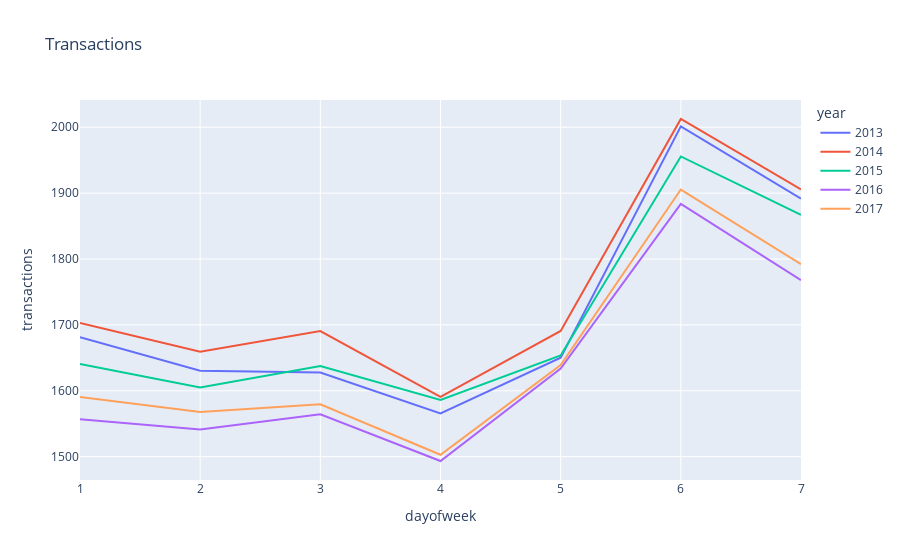

Notebook source saved alongside this figure:
### Code cell
df = transactions.copy()
df["year"] = df.date.dt.year
df["dayofweek"] = df.date.dt.dayofweek+1
df = df.groupby(["year", "dayofweek"]).transactions.mean().reset_index()
px.line(df, x="dayofweek", y="transactions" , color = "year", title = "Transactions")

### Figure 1 — Plotly figure (JSON) as saved in the notebook; plotly's stock layout.template omitted (floating-point values rounded to 4 significant figures)
{"data": [{"hovertemplate": "year=2013<br>dayofweek=%{x}<br>transactions=%{y}<extra></extra>", "legendgroup": "2013", "line": {"color": "#636efa", "dash": "solid"}, "marker": {"symbol": "circle"}, "mode": "lines", "name": "2013", "orientation": "v", "showlegend": true, "type": "scatter", "x": [1, 2, 3, 4, 5, 6, 7], "xaxis": "x", "y": [1681.0, 1630.0, 1628.0, 1566.0, 1650.0, 2001.0, 1892.0], "yaxis": "y"}, {"hovertemplate": "year=2014<br>dayofweek=%{x}<br>transactions=%{y}<extra></extra>", "legendgroup": "2014", "line": {"color": "#EF553B", "dash": "solid"}, "marker": {"symbol": "circle"}, "mode": "lines", "name": "2014", "orientation": "v", "showlegend": true, "type": "scatter", "x": [1, 2, 3, 4, 5, 6, 7], "xaxis": "x", "y": [1703.0, 1659.0, 1691.0, 1591.0, 1691.0, 2012.0, 1906.0], "yaxis": "y"}, {"hovertemplate": "year=2015<br>dayofweek=%{x}<br>transactions=%{y}<extra></extra>", "legendgroup": "2015", "line": {"color": "#00cc96", "dash": "solid"}, "marker": {"symbol": "circle"}, "mode": "lines", "name": "2015", "orientation": "v", "showlegend": true, "type": "scatter", "x": [1, 2, 3, 4, 5, 6, 7], "xaxis": "x", "y": [1641.0, 1605.0, 1638.0, 1586.0, 1654.0, 1956.0, 1867.0], "yaxis": "y"}, {"hovertemplate": "year=2016<br>dayofweek=%{x}<br>transactions=%{y}<extra></extra>", "legendgroup": "2016", "line": {"color": "#ab63fa", "dash": "solid"}, "marker": {"symbol": "circle"}, "mode": "lines", "name": "2016", "orientation": "v", "showlegend": true, "type": "scatter", "x": [1, 2, 3, 4, 5, 6, 7], "xaxis": "x", "y": [1557.0, 1541.0, 1564.0, 1493.0, 1634.0, 1884.0, 1768.0], "yaxis": "y"}, {"hovertemplate": "year=2017<br>dayofweek=%{x}<br>transactions=%{y}<extra></extra>", "legendgroup": "2017", "line": {"color": "#FFA15A", "dash": "solid"}, "marker": {"symbol": "circle"}, "mode": "lines", "name": "2017", "orientation": "v", "showlegend": true, "type": "scatter", "x": [1, 2, 3, 4, 5, 6, 7], "xaxis": "x", "y": [1591.0, 1568.0, 1579.0, 1503.0, 1639.0, 1905.0, 1792.0], "yaxis": "y"}], "layout": {"legend": {"title": {"text": "year"}, "tracegroupgap": 0}, "title": {"text": "Transactions"}, "xaxis": {"anchor": "y", "domain": [0, 1], "title": {"text": "dayofweek"}}, "yaxis": {"anchor": "x", "domain": [0, 1], "title": {"text": "transactions"}}}}
